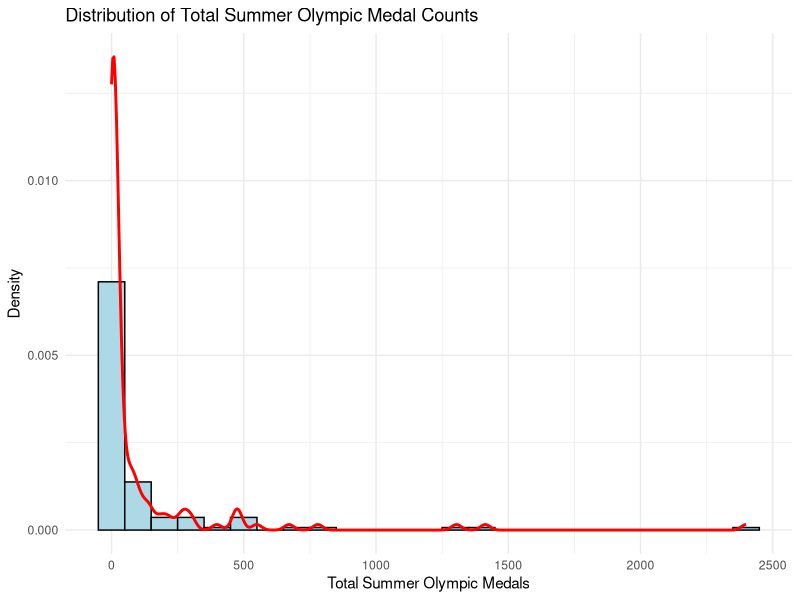
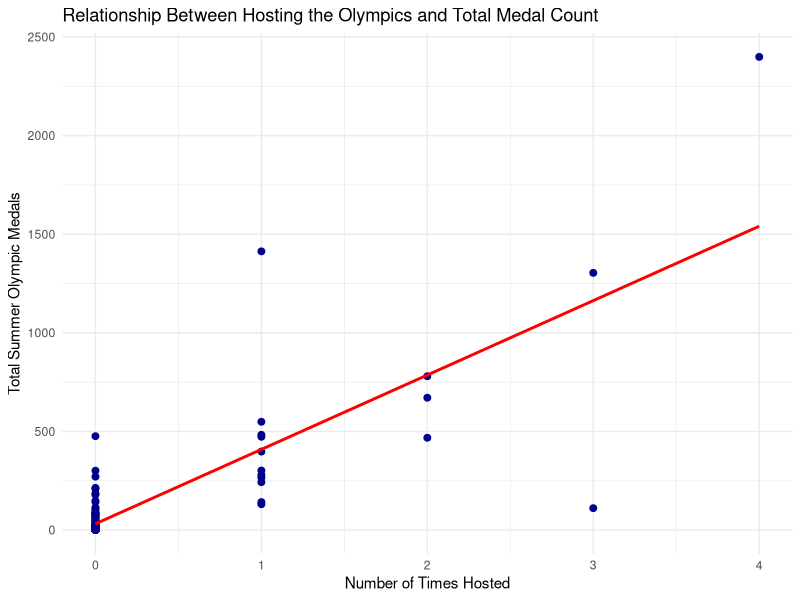

R code for these plots, in order:
# 1. Clear workspace
rm(list = ls())

# 2. Load required libraries
library(ggplot2)
library(dplyr)

# 3. Load dataset
data <- read.csv(
  "Summer Olympics medal count, participation, hosting - Sheet2.csv",
  stringsAsFactors = FALSE
)

# 4. Inspect data structure
str(data)
head(data)

# ------------------------------------------------
# 5. Histogram (Required Supplementary Graphic)
# ------------------------------------------------
ggplot(data, aes(x = total_summer)) +
  geom_histogram(
    aes(y = ..density..),
    bins = 25,
    fill = "lightblue",
    color = "black"
  ) +
  geom_density(color = "red", linewidth = 1) +
  labs(
    title = "Distribution of Total Summer Olympic Medal Counts",
    x = "Total Summer Olympic Medals",
    y = "Density"
  ) +
  theme_minimal()

# ------------------------------------------------
# 6. Scatter Plot (Main Visualisation)
# ------------------------------------------------
ggplot(data, aes(x = no_hosted, y = total_summer)) +
  geom_point(color = "darkblue", size = 2) +
  geom_smooth(method = "lm", se = FALSE, color = "red") +
  labs(
    title = "Relationship Between Hosting the Olympics and Total Medal Count",
    x = "Number of Times Hosted",
    y = "Total Summer Olympic Medals"
  ) +
  theme_minimal()
# ------------------------------------------------
# 7. Correlation Test (Pearson)
# ------------------------------------------------
correlation_test <- cor.test(
  data$no_hosted,
  data$total_summer,
  method = "pearson"
)

print(correlation_test)
# ------------------------------------------------
# 8. Decision Based on p-value
# ------------------------------------------------
alpha <- 0.05

if (correlation_test$p.value < alpha) {
  decision <- "Reject the null hypothesis"
} else {
  decision <- "Fail to reject the null hypothesis"
}

print(decision)